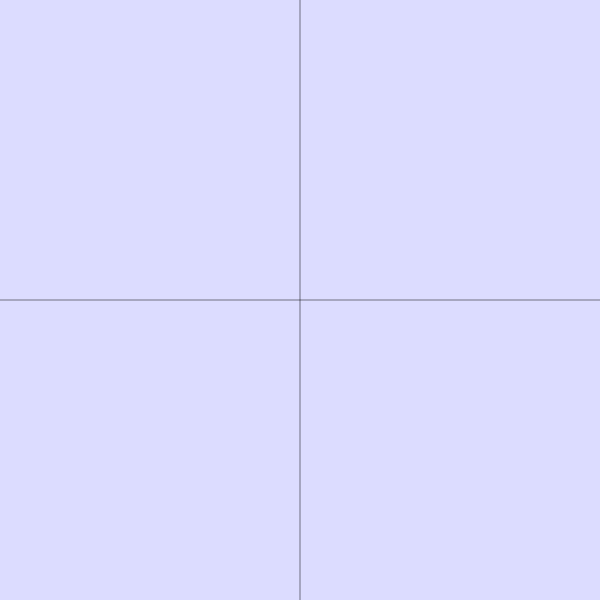
Frame 1 (no input)
Frame 60 (no input): identical to frame 1, image omitted
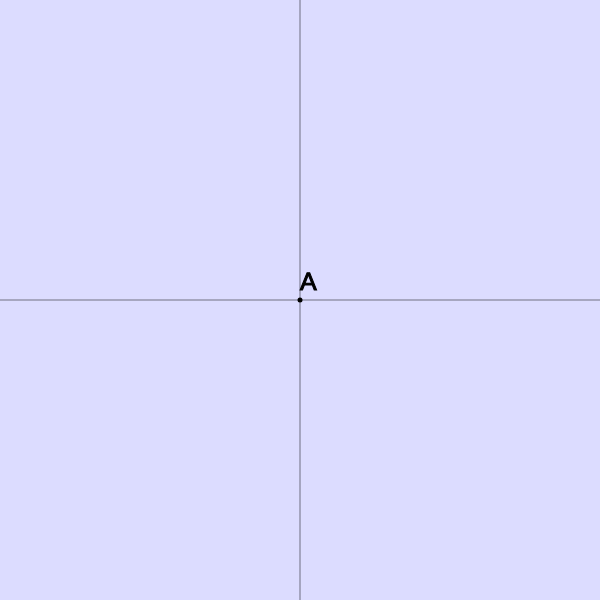
Frame 120 (the mouse pressed at the canvas centre since frame 60)

The p5.js sketch that drew these frames (run headless with seeded random() and noise() and a simulated clock; from frame 60 on, the mouse is pressed at the canvas centre):

// p5.js sketch
// ── sketch.js
var points = [];
var pointsLabel = [];
var pointNumber = 0;
var canvasSize = 600;

function setup() {
  points = [];
  pointsLabel = ["A", "B", "C", "D"];
  createCanvas(canvasSize, canvasSize);
  /*
  * testando intersecao com segmento sobre segmento
  points[0] = [90,90];
  points[1] = [300,300]
  points[2] = [200,200];
  points[3] = [500,500]
  */
}

function draw() {
  background(220,220,255);
  drawCross();
  drawLines();
  drawPoints();
  drawPointsLabel();
  verificaIntersecao();

}

function drawCross() {
  strokeWeight(0.5)
  line(canvasSize / 2, 0, canvasSize / 2, canvasSize);
  line(0, canvasSize / 2, canvasSize, canvasSize / 2);
}

function mousePressed() {
  if (mouseX > 0 &&
    mouseX < canvasSize &&
    mouseY > 0 &&
    mouseY < canvasSize)
    addPoint(mouseX, mouseY)
}

function addPoint(x, y) {
  if (points.length > 3) {
    points = [];
    pointNumber = 0;
  }
  points[pointNumber] = [];
  points[pointNumber][0] = x;
  points[pointNumber][1] = y;
  pointNumber++;
}

function drawLines() {
  strokeWeight(2);
  if (points.length > 1)
    drawLineAB();  
  if (points.length > 3) 
    drawLineCD();
}

function drawLineAB() {
  stroke(255, 0, 0);
  line(points[0][0], points[0][1], points[1][0], points[1][1]);
}

function drawLineCD() {
  stroke(0, 150, 0);
  line(points[2][0], points[2][1], points[3][0], points[3][1]);
}

function drawPoints(){
  stroke(0,0,0)
  strokeWeight(5)
  for (let i = 0; i < points.length; i++) {
    point(points[i][0], points[i][1]);
  }
}

function drawPointsLabel() {
  textSize(25)
  strokeWeight(1)
  stroke(0, 0, 0)
  for (let i = 0; i < points.length; i++) {
    text(pointsLabel[i], points[i][0], points[i][1] - 10)
  }
}

function sub(u, v) {
  return [u[0] - v[0], u[1] - v[1]];
}

function dot(u, v) {
  return u[0] * v[0] + u[1] * v[1];
}

function calculaT(p1, p2, q, n) {
  return dot(sub(q, p1), n) / dot(sub(p2, p1), n)
}

function verificaIntersecao() {
  if (points.length <= 3)
    return;
  let cd = sub(points[3], points[2]);
  let n = [-cd[1], cd[0]]
  let t = calculaT(points[0], points[1], points[2], n);
  
  let ab = sub(points[1], points[0]);
  n = [-ab[1], ab[0]];
  let s = calculaT(points[2], points[3], points[0], n);
  textSize(25)
  if((t >= 0 && t <= 1 && s >= 0 && s <= 1) || (isNaN(t) && isNaN(s))){
    text("Interseção", 30, 30);
  }else{
    text("Não intercepta",30, 30);
  }
}
